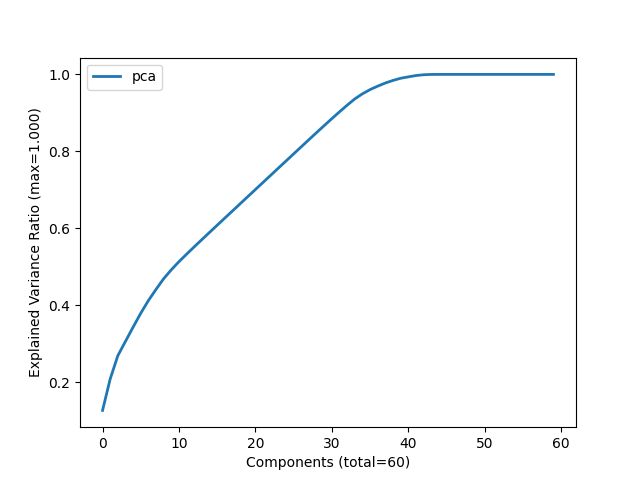

Write the Python code that produced this figure.
from pytictoc import TicToc
from numpy import cumsum, min, max
from sklearn.decomposition import IncrementalPCA, PCA
from sklearn.preprocessing import StandardScaler
from matplotlib.pyplot import legend, plot, xlabel, ylabel, ylim
t = TicToc()
n_samples = 1_000_000
X = df_c.drop(columns=['label']).sample(n_samples, random_state=42)
X = StandardScaler().set_output(transform="pandas").fit_transform(X)
t.tic()
pca = IncrementalPCA(batch_size=10*len(X.columns)).fit(X)
t.toc()
pca_var = cumsum(pca.explained_variance_ratio_)
plot(pca_var, linewidth=2, label='pca')
legend()
xlabel(f'Components (total={len(pca_var)})')
ylabel(f'Explained Variance Ratio (max={max(pca_var):.3f})')

for i in range(len(pca_var)):
    print(f"batch_size={pca.batch_size_}, features={i+1}, cumulative_variance={pca_var[i]}")

# batch_size=6000, features=1, cumulative_variance=0.12699368822520465
# batch_size=6000, features=2, cumulative_variance=0.20868904521681503
# batch_size=6000, features=3, cumulative_variance=0.26918984843511046
# batch_size=6000, features=4, cumulative_variance=0.30641017826744676
# batch_size=6000, features=5, cumulative_variance=0.34344750175499134
# batch_size=6000, features=6, cumulative_variance=0.3795198155052393
# batch_size=6000, features=7, cumulative_variance=0.4124695716946296
# batch_size=6000, features=8, cumulative_variance=0.44154776333230444
# batch_size=6000, features=9, cumulative_variance=0.4692671110135551
# batch_size=6000, features=10, cumulative_variance=0.4924317929253362
# batch_size=6000, features=11, cumulative_variance=0.5135169262965661
# batch_size=6000, features=12, cumulative_variance=0.5329556929684709
# batch_size=6000, features=13, cumulative_variance=0.5520678758168744
# batch_size=6000, features=14, cumulative_variance=0.5709055068619123
# batch_size=6000, features=15, cumulative_variance=0.589540315837118
# batch_size=6000, features=16, cumulative_variance=0.6081505256115276
# batch_size=6000, features=17, cumulative_variance=0.6267198314158757
# batch_size=6000, features=18, cumulative_variance=0.6452738553176645
# batch_size=6000, features=19, cumulative_variance=0.6637931858071138
# batch_size=6000, features=20, cumulative_variance=0.6823119356766039
# batch_size=6000, features=21, cumulative_variance=0.7008304993321073
# batch_size=6000, features=22, cumulative_variance=0.7193490343526908
# batch_size=6000, features=23, cumulative_variance=0.7378675534753896
# batch_size=6000, features=24, cumulative_variance=0.7563860700164384
# batch_size=6000, features=25, cumulative_variance=0.7749045562740526
# batch_size=6000, features=26, cumulative_variance=0.7934229691850064
# batch_size=6000, features=27, cumulative_variance=0.8119061730371738
# batch_size=6000, features=28, cumulative_variance=0.8303468267071137
# batch_size=6000, features=29, cumulative_variance=0.8487372938424605
# batch_size=6000, features=30, cumulative_variance=0.8669653778436357
# batch_size=6000, features=31, cumulative_variance=0.8850200595941928
# batch_size=6000, features=32, cumulative_variance=0.9026752282105756
# batch_size=6000, features=33, cumulative_variance=0.9198734997006606
# batch_size=6000, features=34, cumulative_variance=0.9362170512023313
# batch_size=6000, features=35, cumulative_variance=0.949492008992927
# batch_size=6000, features=36, cumulative_variance=0.9604392570138216
# batch_size=6000, features=37, cumulative_variance=0.9694347920289672
# batch_size=6000, features=38, cumulative_variance=0.9776036810451546
# batch_size=6000, features=39, cumulative_variance=0.9842926918172353
# batch_size=6000, features=40, cumulative_variance=0.9899303576592056
# batch_size=6000, features=41, cumulative_variance=0.9935446402516424
# batch_size=6000, features=42, cumulative_variance=0.9969587039149265
# batch_size=6000, features=43, cumulative_variance=0.9991081804644635
# batch_size=6000, features=44, cumulative_variance=0.9998737381195514
# batch_size=6000, features=45, cumulative_variance=0.9999981708054165
# batch_size=6000, features=46, cumulative_variance=0.9999999989827507
# batch_size=6000, features=47, cumulative_variance=0.9999999999998025
# batch_size=6000, features=48, cumulative_variance=0.9999999999998025
# batch_size=6000, features=49, cumulative_variance=0.9999999999998025
# batch_size=6000, features=50, cumulative_variance=0.9999999999998025
# batch_size=6000, features=51, cumulative_variance=0.9999999999998025
# batch_size=6000, features=52, cumulative_variance=0.9999999999998025
# batch_size=6000, features=53, cumulative_variance=0.9999999999998025
# batch_size=6000, features=54, cumulative_variance=0.9999999999998025
# batch_size=6000, features=55, cumulative_variance=0.9999999999998025
# batch_size=6000, features=56, cumulative_variance=0.9999999999998025
# batch_size=6000, features=57, cumulative_variance=0.9999999999998025
# batch_size=6000, features=58, cumulative_variance=0.9999999999998025
# batch_size=6000, features=59, cumulative_variance=0.9999999999998025
# batch_size=6000, features=60, cumulative_variance=0.9999999999998025
